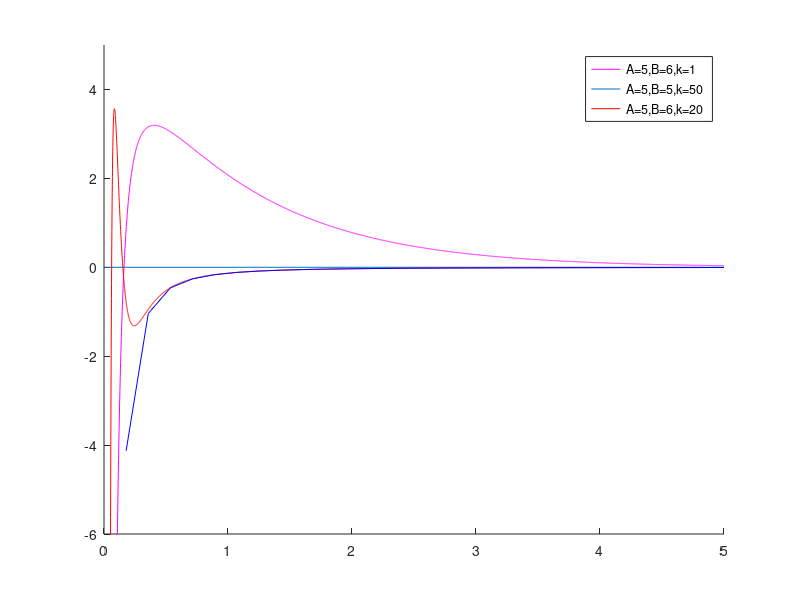

The MATLAB script that drew this image:
A= 5;
B= 6;
k= 1 ;
hold on
fplot(@(D) -A/(12*pi*(D^2)) + B*k*exp(-k*D),[0 5],'m' )

line(xlim,[0 0]);
ylim([-6,5]);
xlim([0,1]); 

B= 6;
k= 20 ;
fplot(@(D) -A/(12*pi*(D^2)) + B*k*exp(-k*D),[0 5],'r' )
%{
B= 1*10^(-21);
k= 5 ;
fplot(@(D) -A/(12*pi*(D^2)) + B*k*exp(-k*D),[0 5],'b' )
%}
B= 5;
k= 50 ;
fplot(@(D) -A/(12*pi*(D^2)) + B*k*exp(-k*D),[0 5],'b' )

%{
B= 5*10^(-22);
k= 10 ;
fplot(@(D) -A/(12*pi*(D^2)) + B*k*exp(-k*D),[0 5],'g' )
%}
hold off
legend({'A=5,B=6,k=1','A=5,B=5,k=50','A=5,B=6,k=20'})